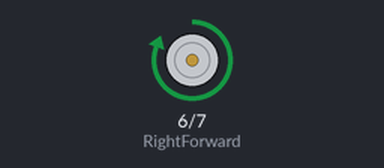
Simulated run of this sketch. Board: Arduino Uno, built with avr-gcc and run on an emulated ATmega328P. Shown: motor-driver pin pairs drawn as motors (green arrow = first pin HIGH = forward, orange = second pin HIGH = backward, longer = more drive).

Above: at 1.1 s.
At 4.1 s:
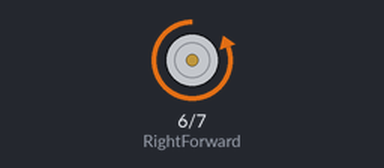
At 5.1 s:
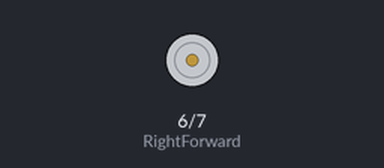
Timing chart, 0 to 6.6 s (numbered marks = the images above):
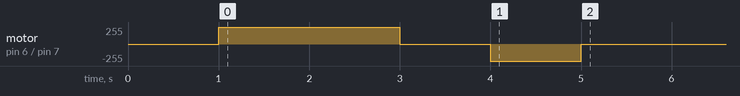

The sketch:

lab_ls298n_right_wheel.ino
```cpp
/*
 Motor Black -  High -> Forward
 Motor Red +  High -> Back

*/
#define RightForward 6 // Motor Black -     LS298N IN3 -> Arduino Pin6
#define RightBack 7  // Motor Red     +     LS298N IN4 -> Arduino Pin7

void setup() {
    pinMode(RightForward,OUTPUT);
    pinMode(RightBack,OUTPUT);
    initCar();
    delay(1000);
    go();
    delay(2000);
    stopCar();
    delay(1000);
    back();
    delay(1000);
    stopCar();
 }

void loop() {

}

void initCar(){
	//默认全是低电平 停止状态
	digitalWrite(RightForward,LOW);
	digitalWrite(RightBack,LOW);
}

void go(){
	digitalWrite(RightForward,HIGH);
	digitalWrite(RightBack,LOW); // 右轮前进
}

void back(){
	digitalWrite(RightForward,LOW);
	digitalWrite(RightBack,HIGH); //右轮后退
}

void stopCar(){
	initCar();
}
```
